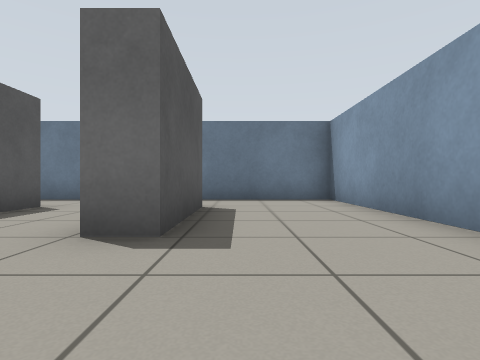
View 1 (above)

16 first-person views from a walk through a Gazebo world. The camera is 0.5 m above the floor, looks level and sees 80° across. The floor is counted in squares, 1 m on a side. Each view is taken from the middle of a square. On the plan, view 1 faces up. The plan holds only what a view shows up to about 9 squares ahead; the rest is blank.

View 2
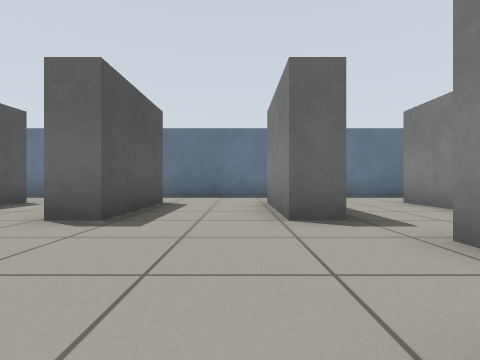

View 3
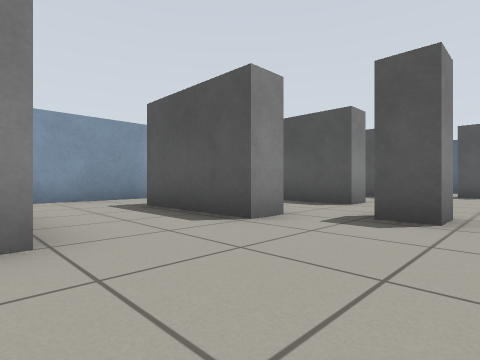

View 4
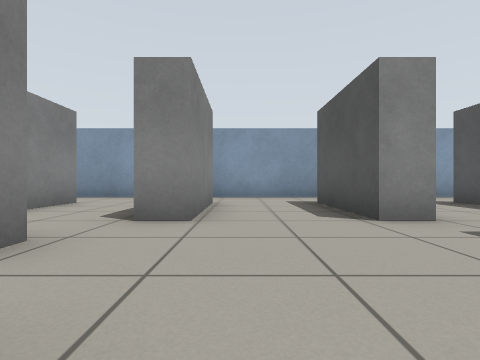

View 5
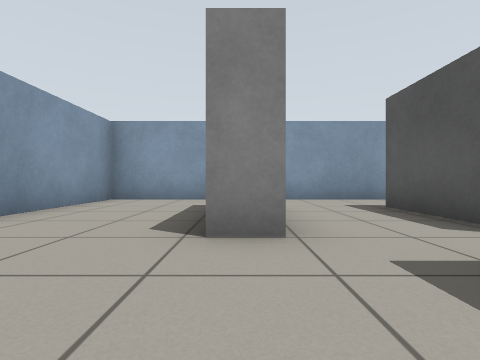

View 6
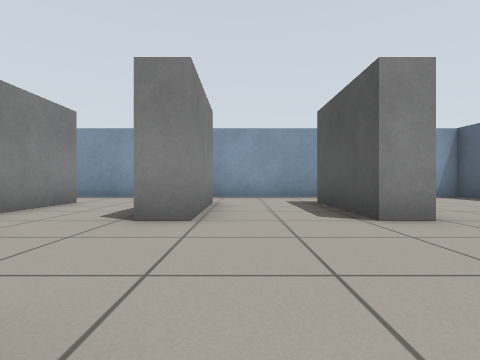

View 7
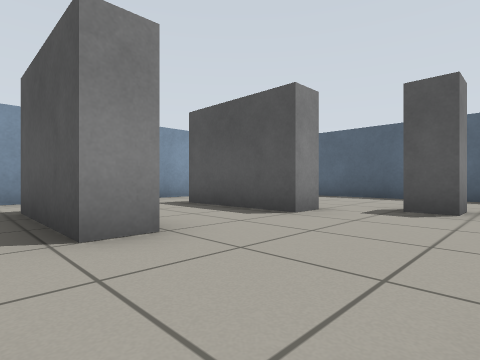

View 8
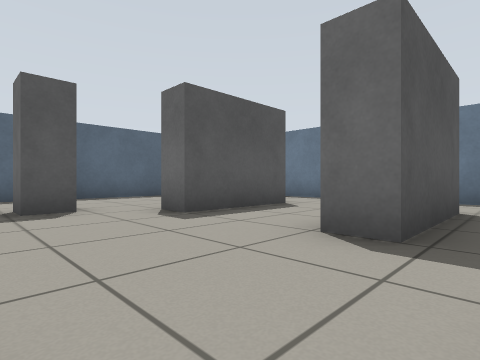

View 9
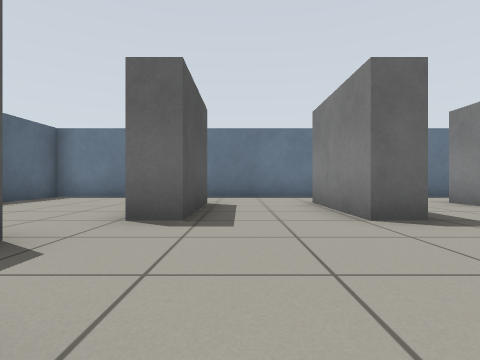

View 10
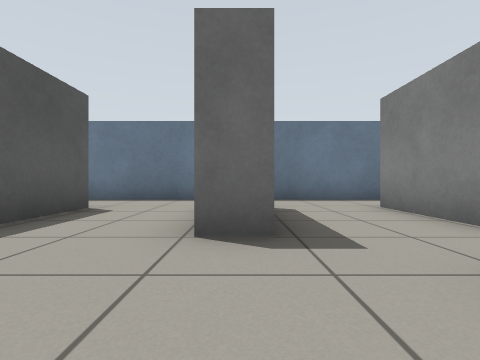

View 11
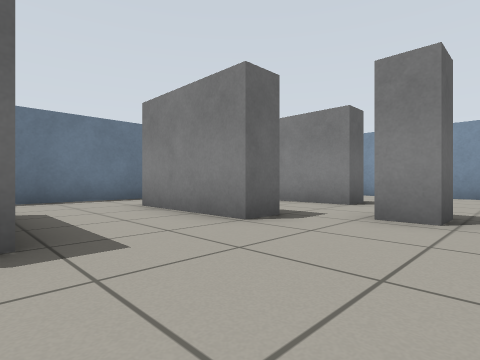

View 12
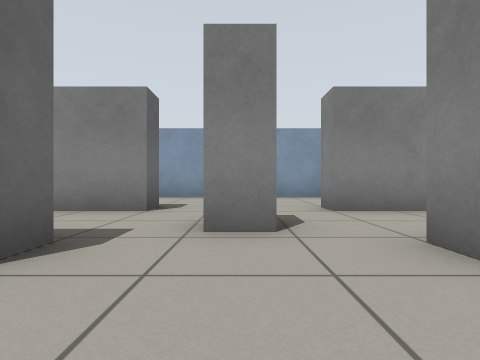

View 13
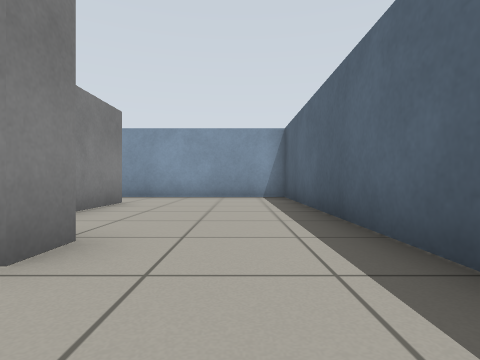

View 14
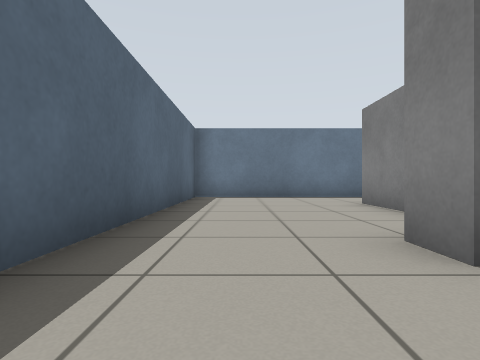

View 15
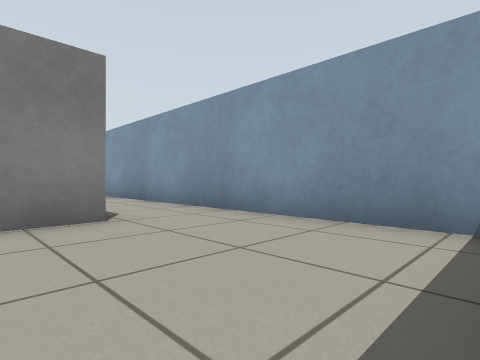

View 16
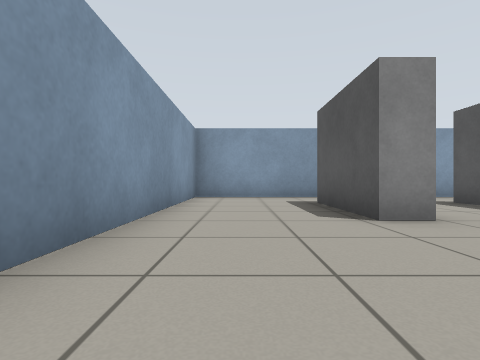

### Floor plan
Key: @ floor where view 1 was taken; # wall or solid block; . floor; S shelf; P pillar.
Columns run from 18 left of view 1 to 3 right of it. Each row starts with its distance up from view 1.
  8 ######################
  7 #....................#
  6 #....................#
  5 #....S..S..S..S..S...#
  4 #....S..S..S..S..S...#
  3 #....S..S..S..S..S...#
  2 #....................#
  1 #...P.....P....P.....#
  0 #.................@..#
 -1 #....S..S..S..S..S...#
 -2 #....S..S..S..S..S...#
 -3 #....S..S..S..S..S...#
 -4 #....................#
 -5 #....................#
 -6 ######################

Positions as (right, up) in squares from view 1, and headings:
1: (0, 0), facing up
2: (-5, -1), facing up
3: (-4, 2), facing down-left
4: (-5, 3), facing down
5: (-1, 2), facing down
6: (-11, 3), facing down
7: (-9, 2), facing down-left
8: (-9, 0), facing up-left
9: (-12, -1), facing up
10: (-10, 0), facing up
11: (-7, 0), facing up-right
12: (-6, 1), facing right
13: (-16, 3), facing down
14: (-16, -1), facing up
15: (-17, -2), facing down-right
16: (1, 3), facing down
